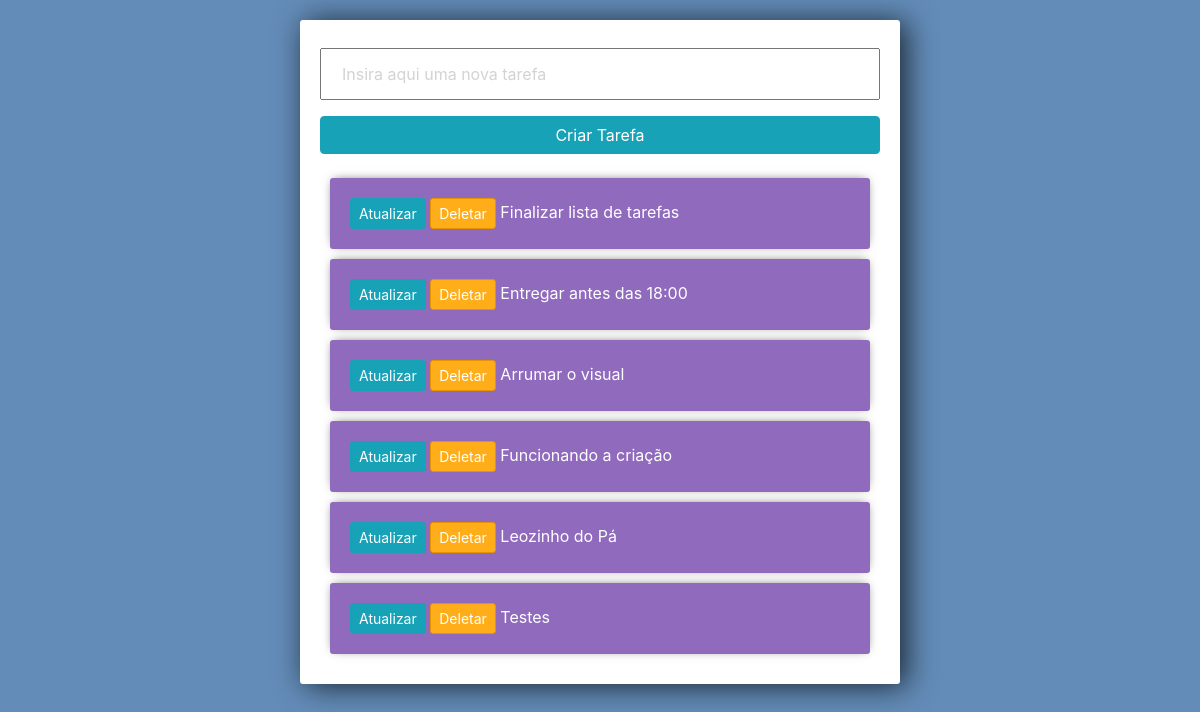
The app's page /, older data.
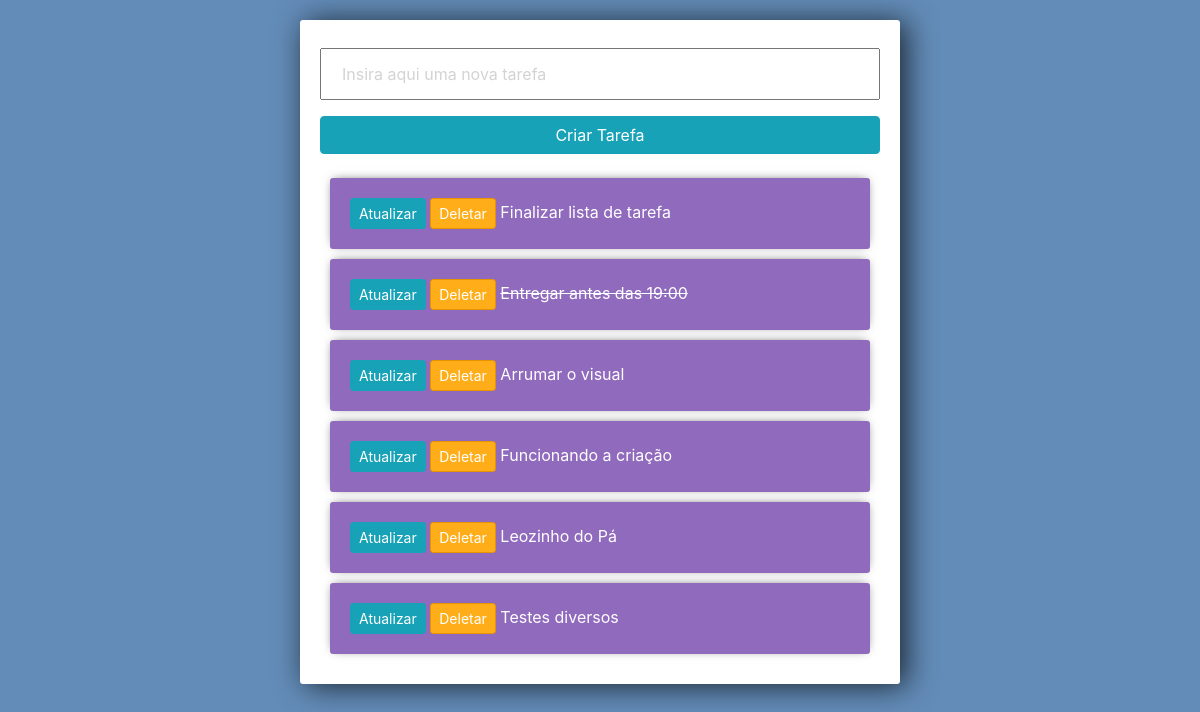
The same page, newer data.
### tarefas/models.py (models this page shows)
class Tarefa(models.Model):
    titulo = models.CharField(max_length=50)
    completa = models.BooleanField(default= False)
    criacao = models.DateTimeField(auto_now_add=True)
    def __str__(self):
        return self.titulo

### tarefas/views.py (the view)
# urls.py: path('', views.index, name="lista-tarefas"),
def index(request):
    tarefas = Tarefa.objects.all()
    form = TarefaForm()
    if request.method == "POST":
        form = TarefaForm(request.POST)
        if form.is_valid():
            form.save()
        return redirect('/')
    context = {'tarefas': tarefas,'form':form}
    return render(request, 'tarefas/lista_tarefas.html', context)

### tarefas/forms.py
class TarefaForm(forms.ModelForm):
    titulo = forms.CharField(widget= forms.TextInput(attrs={'placeholder': 'Insira aqui uma nova tarefa'}))
    class Meta:
        model = Tarefa
        fields = '__all__'

### tarefas/templates/tarefas/lista_tarefas.html (shortened to what this page needs)
<link rel="stylesheet" href="https://stackpath.bootstrapcdn.com/bootstrap/4.4.1/css/bootstrap.min.css">
<div class="center-column">
    <form method="POST" action="/">
        {{form.titulo}}
        <input class="btn btn-info" type="submit" value="Criar Tarefa" name= "Criar Tarefa">
    </form>
    <div class="todo-list">
        {% for tarefa in tarefas %}
            <div class="item-row">
                <a class="btn btn-sm btn-info" href="{% url 'atualizar-tarefa' tarefa.id %}">Atualizar</a>
                <a class="btn btn-sm btn-danger" href="{% url 'deletar-tarefa' tarefa.id %}">Deletar</a>
                {% if tarefa.completa == True %}
                    <strike>{{tarefa}}</strike>
                {% else %}
                    <span>{{tarefa}}</span>
                {% endif %}
            </div>
        {% endfor %}
    </div>
</div>

Row changes from the older to the newer data that the page shows:
changed Tarefa: titulo "Finalizar lista de tarefas" → "Finalizar lista de tarefa"
changed Tarefa: completa False → True (drawn); titulo "Entregar antes das 18:00" → "Entregar antes das 19:00"
changed Tarefa: titulo "Testes" → "Testes diversos"
